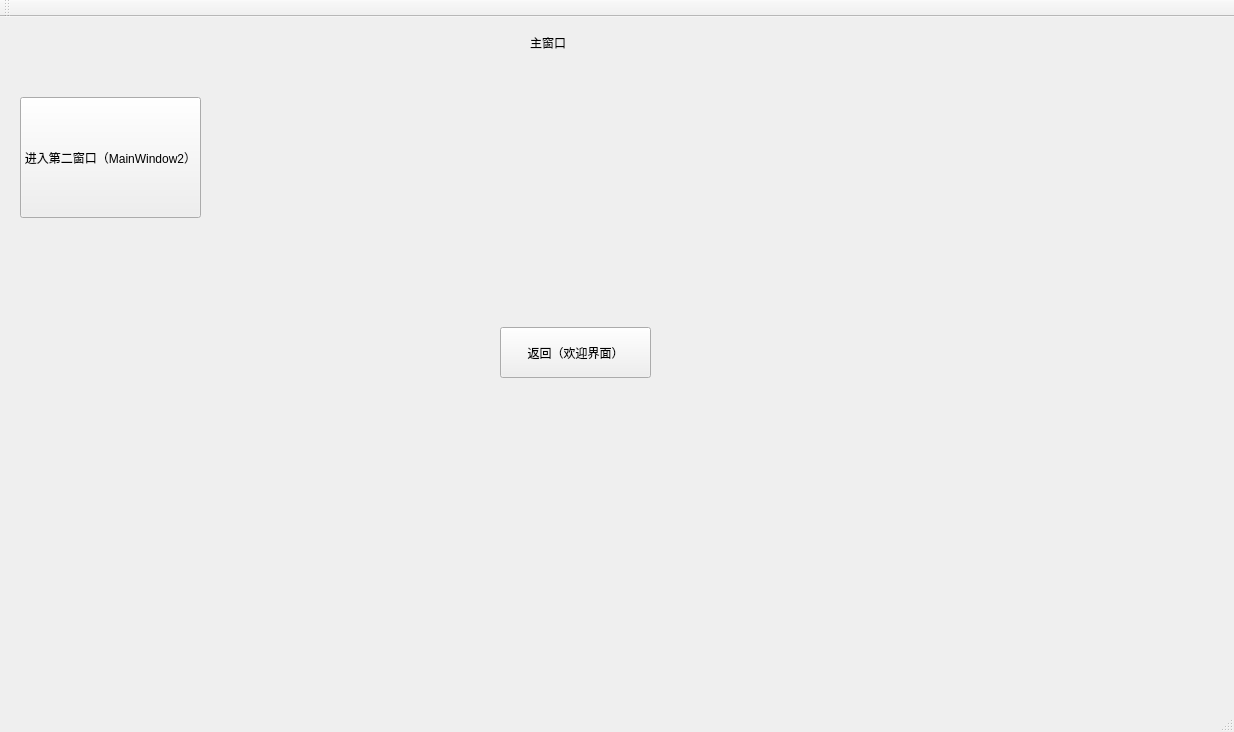
<?xml version="1.0" encoding="UTF-8"?>
<ui version="4.0">
 <class>MainWindow</class>
 <widget class="QMainWindow" name="MainWindow">
  <property name="geometry">
   <rect>
    <x>0</x>
    <y>0</y>
    <width>1234</width>
    <height>732</height>
   </rect>
  </property>
  <property name="windowTitle">
   <string>MainWindow</string>
  </property>
  <widget class="QWidget" name="centralWidget">
   <widget class="QLabel" name="label">
    <property name="geometry">
     <rect>
      <x>530</x>
      <y>0</y>
      <width>71</width>
      <height>51</height>
     </rect>
    </property>
    <property name="text">
     <string>主窗口</string>
    </property>
   </widget>
   <widget class="QPushButton" name="pushButton_2">
    <property name="geometry">
     <rect>
      <x>20</x>
      <y>80</y>
      <width>181</width>
      <height>121</height>
     </rect>
    </property>
    <property name="text">
     <string>进入第二窗口（MainWindow2）</string>
    </property>
   </widget>
   <widget class="QPushButton" name="pushreturnButton_1">
    <property name="geometry">
     <rect>
      <x>500</x>
      <y>310</y>
      <width>151</width>
      <height>51</height>
     </rect>
    </property>
    <property name="text">
     <string>返回（欢迎界面）</string>
    </property>
   </widget>
  </widget>
  <widget class="QMenuBar" name="menuBar">
   <property name="geometry">
    <rect>
     <x>0</x>
     <y>0</y>
     <width>1234</width>
     <height>28</height>
    </rect>
   </property>
  </widget>
  <widget class="QToolBar" name="mainToolBar">
   <attribute name="toolBarArea">
    <enum>TopToolBarArea</enum>
   </attribute>
   <attribute name="toolBarBreak">
    <bool>false</bool>
   </attribute>
  </widget>
  <widget class="QStatusBar" name="statusBar"/>
 </widget>
 <layoutdefault spacing="6" margin="11"/>
 <resources/>
 <connections/>
</ui>
